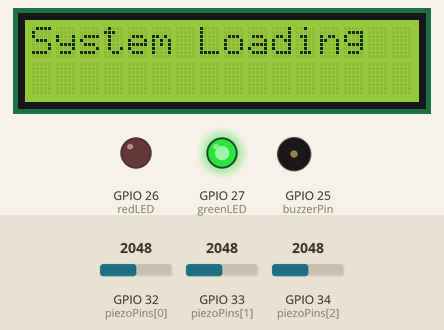
This sketch was run on a simulated ESP32. On the bench: 16×2 character LCD, output pins drawn as LEDs (lit = HIGH), buzzer (waves = sounding). The test bench sets the inputs (shaded band); at power-on: GPIO 32 (piezoPins[0]) = 2048, GPIO 33 (piezoPins[1]) = 2048, GPIO 34 (piezoPins[2]) = 2048. WiFi joins after 1.5 s; servers stay silent unless stated.

Above: at 1.9 s.
At 5.1 s:
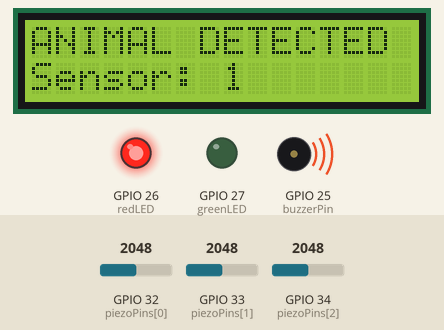
5.2 s: GPIO 32 (piezoPins[0]) set to 860
At 7.6 s:
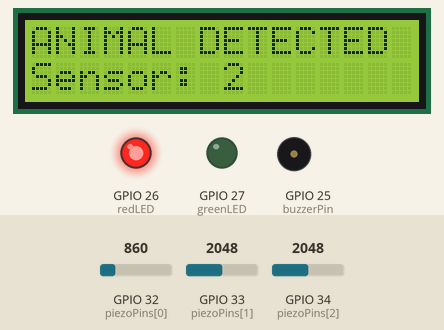
8.5 s: GPIO 33 (piezoPins[1]) set to 860
At 10.8 s:
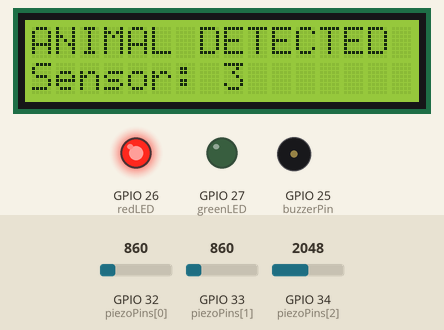
Timing chart, 0 to 17.7 s (numbered marks = the images above; inputs shaded):
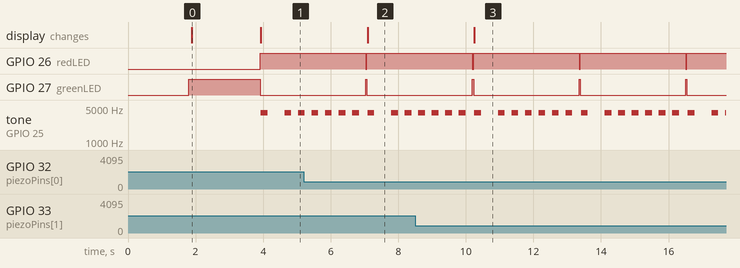

Measured:
- after the input at 5.2 s, the display: changes after 1.9 s (image 2)
- after the input at 8.5 s, the display: changes after 1.8 s (image 3)
- by itself, GPIO 26 (redLED): alternates HIGH for 3.1 s and LOW for 0.03 s
- by itself, GPIO 27 (greenLED): alternates HIGH for 0.03 s and LOW for 3.1 s
- by itself, tone on GPIO 25 (buzzerPin): repeats every 3.2 s: 3 × (silent 0.20 s, 4000 Hz 0.20 s), silent 0.26 s, 4000 Hz 0.20 s, silent 0.50 s, 2 × (4000 Hz 0.20 s, silent 0.20 s), 4000 Hz 0.20 s
- what the display in image 0 shows lasts 2.0 s, from 1.9 s to 3.9 s

The sketch:

telegram.ino
```cpp
#define BLYNK_TEMPLATE_ID "#define BLYNK_TEMPLATE_ID "TMPL3hPV4MIYu"
#define BLYNK_TEMPLATE_NAME "Railway Animal Detection""
#define BLYNK_AUTH_TOKEN ""

#include <WiFi.h>
#include <WiFiClientSecure.h>
#include <BlynkSimpleEsp32.h>
#include <UniversalTelegramBot.h>
#include <ArduinoJson.h>
#include <Wire.h>
#include <LiquidCrystal_I2C.h>

/******** WIFI ********/
char ssid[] = "Redmi 9";
char pass[] = "17062006";

/******** TELEGRAM ********/
#define BOT_TOKEN "8799541678:AAFc_cpM6siCRq1Mt9ffK-BiTjPvxDzHlm0"
#define CHAT_ID "6754550178"

WiFiClientSecure client;
UniversalTelegramBot bot(BOT_TOKEN, client);

/******** LCD ********/
LiquidCrystal_I2C lcd(0x27, 16, 2);

/******** SENSORS ********/
const int piezoPins[] = {32, 33, 34, 35};
const int numSensors = 4;

/******** OUTPUT ********/
const int redLED = 26;
const int greenLED = 27;
const int buzzerPin = 25;

/******** SETTINGS ********/
int threshold = 900;

/******** VARIABLES ********/
bool detected = false;
int activeSensor = 0;
unsigned long detectTime = 0;
const unsigned long alertDuration = 3000;

bool telegramSent = false; // prevent spam

void setup() {

  Serial.begin(115200);

  Blynk.begin(BLYNK_AUTH_TOKEN, ssid, pass);

  client.setInsecure(); // needed for ESP32

  pinMode(redLED, OUTPUT);
  pinMode(greenLED, OUTPUT);
  pinMode(buzzerPin, OUTPUT);

  digitalWrite(greenLED, HIGH);
  digitalWrite(redLED, LOW);

  lcd.begin();
  lcd.backlight();

  lcd.print("System Loading");
  delay(2000);

  lcd.clear();
  lcd.print("Railway Monitor");
  lcd.setCursor(0, 1);
  lcd.print("Status: Active");
}

void loop() {

  Blynk.run();

  if (!detected) {

    telegramSent = false;

    for (int i = 0; i < numSensors; i++) {

      int val = analogRead(piezoPins[i]);

      if (val > threshold) {

        detected = true;
        activeSensor = i + 1;
        detectTime = millis();

        digitalWrite(greenLED, LOW);
        digitalWrite(redLED, HIGH);

        lcd.clear();
        lcd.print("ANIMAL DETECTED");
        lcd.setCursor(0, 1);
        lcd.print("Sensor: ");
        lcd.print(activeSensor);

        // 📲 Blynk update
        Blynk.virtualWrite(V0, "DETECTED");
        Blynk.virtualWrite(V1, activeSensor);

        break;
      }
    }
  }

  if (detected) {

    // 🔊 buzzer
    tone(buzzerPin, 4000);
    delay(200);
    noTone(buzzerPin);
    delay(200);

    // 📲 Telegram Alert (ONLY ONCE)
    if (!telegramSent) {
      String msg = "🚨 ANIMAL DETECTED!\n";
      msg += "Sensor: " + String(activeSensor);

      bot.sendMessage(CHAT_ID, msg, "");

      telegramSent = true;
    }

    if (millis() - detectTime >= alertDuration) {

      detected = false;

      digitalWrite(redLED, LOW);
      digitalWrite(greenLED, HIGH);
      noTone(buzzerPin);

      lcd.clear();
      lcd.print("Railway Monitor");
      lcd.setCursor(0, 1);
      lcd.print("Status: Active");

      // 📲 reset Blynk
      Blynk.virtualWrite(V0, "SAFE");
      Blynk.virtualWrite(V1, 0);
    }
  }
}
```
